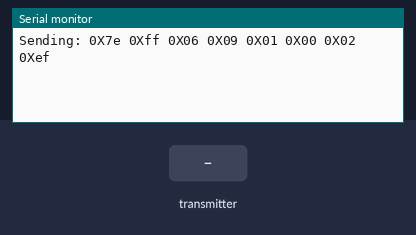
Simulated run of this sketch. Board: Arduino Uno, built with avr-gcc and run on an emulated ATmega328P. Parts: the last lines printed to the serial monitor. The inputs (shaded band) are chosen by the test bench. No radio packets arrive unless stated.

Above: at 1.2 s.
1.3 s: the transmitter starts sending button = 0
At 1.37 s:
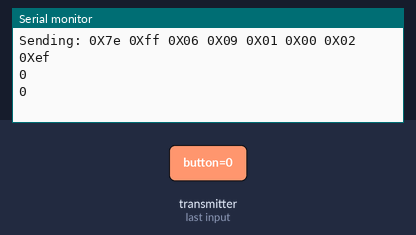
3.2 s: the transmitter starts sending button = 1
At 3.27 s:
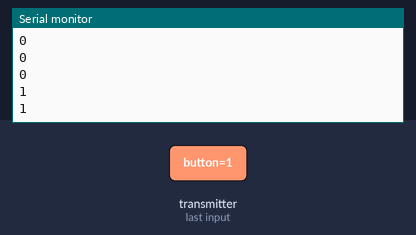

The sketch:

sound.ino
```cpp
#include <SoftwareSerial.h>

#define ARDUINO_RX 5  //should connect to TX of the Serial MP3 Player module
#define ARDUINO_TX 6  //connect to RX of the module

SoftwareSerial mp3(ARDUINO_RX, ARDUINO_TX);

static int8_t Send_buf[8] = {0};
static uint8_t ansbuf[10] = {0};

static bool g_trigger_stat;

String mp3Answer;

typedef struct {
  int button;
  bool has;
} PACKAGE;

PACKAGE data;


/********defines********/

#define CMD_NEXT_SONG     0X01
#define CMD_PREV_SONG     0X02
#define CMD_PLAY_W_INDEX  0X03
#define CMD_VOLUME_UP     0X04
#define CMD_VOLUME_DOWN   0X05
#define CMD_SET_VOLUME    0X06

#define CMD_SNG_CYCL_PLAY 0X08
#define CMD_SEL_DEV       0X09
#define CMD_SLEEP_MODE    0X0A
#define CMD_WAKE_UP       0X0B
#define CMD_RESET         0X0C
#define CMD_PLAY          0X0D
#define CMD_PAUSE         0X0E
#define CMD_PLAY_FOLDER_FILE 0X0F

#define CMD_STOP_PLAY     0X16
#define CMD_FOLDER_CYCLE  0X17
#define CMD_SHUFFLE_PLAY  0x18
#define CMD_SET_SNGL_CYCL 0X19

#define CMD_SET_DAC 0X1A
#define DAC_ON  0X00
#define DAC_OFF 0X01

#define CMD_PLAY_W_VOL    0X22
#define CMD_PLAYING_N     0x4C
#define CMD_QUERY_STATUS      0x42
#define CMD_QUERY_VOLUME      0x43
#define CMD_QUERY_FLDR_TRACKS 0x4e
#define CMD_QUERY_TOT_TRACKS  0x48
#define CMD_QUERY_FLDR_COUNT  0x4f

/************ Opitons ***********/

#define DEV_TF            0X02
#include <SPI.h>
#include <nRF24L01.h>
#include <RF24.h>
RF24 radio(7, 8); // CE, CSN

const byte address[6] = "23470";

void sendCommand(int8_t command, int16_t dat)
{
  delay(20);
  Send_buf[0] = 0x7e;   //
  Send_buf[1] = 0xff;   //
  Send_buf[2] = 0x06;   // Len
  Send_buf[3] = command;//
  Send_buf[4] = 0x01;   // 0x00 NO, 0x01 feedback
  Send_buf[5] = (int8_t)(dat >> 8);  //datah
  Send_buf[6] = (int8_t)(dat);       //datal
  Send_buf[7] = 0xef;   //
  Serial.print("Sending: ");
  for (uint8_t i = 0; i < 8; i++)
  {
    mp3.write(Send_buf[i]) ;
    Serial.print(sbyte2hex(Send_buf[i]));
  }
  Serial.println();
}

/********stuff*********/

String sbyte2hex(uint8_t b)
{
  String shex;

  shex = "0X";

  if (b < 16) shex += "0";
  shex += String(b, HEX);
  shex += " ";
  return shex;
}

/********sawnser********/

String sanswer(void)
{
  uint8_t i = 0;
  String mp3answer = "";

  // Get only 10 Bytes
  while (mp3.available() && (i < 10))
  {
    uint8_t b = mp3.read();
    ansbuf[i] = b;
    i++;

    mp3answer += sbyte2hex(b);
  }

  // if the answer format is correct.
  if ((ansbuf[0] == 0x7E) && (ansbuf[9] == 0xEF))
  {
    return mp3answer;
  }

  return "???: " + mp3answer;
}

/**************code - setup************/

void setup() {
  Serial.begin(115200);
  mp3.begin(9600);
  radio.begin();

  sendCommand(CMD_SEL_DEV, DEV_TF);
  radio.openReadingPipe(0, address);
  radio.setPALevel(RF24_PA_MIN);
  radio.startListening();
}
void loop() {
  if (radio.available())
  {
    radio.read(&data, sizeof(data));
    Serial.println(data.button);
    if(data.button > 100 && data.button < 107)
    {
      sendCommand(CMD_STOP_PLAY, 0);
      sendCommand(CMD_PLAY_W_INDEX, data.button - 100);
    }
    if(data.button == 112)
    {
      sendCommand(CMD_STOP_PLAY, 0);
    }
  }
}
```

Measured:
- after the input at 1.3 s, the serial monitor: prints a new line at once (image 1)
- after the input at 3.2 s, the serial monitor: prints a new line at once (image 2)
